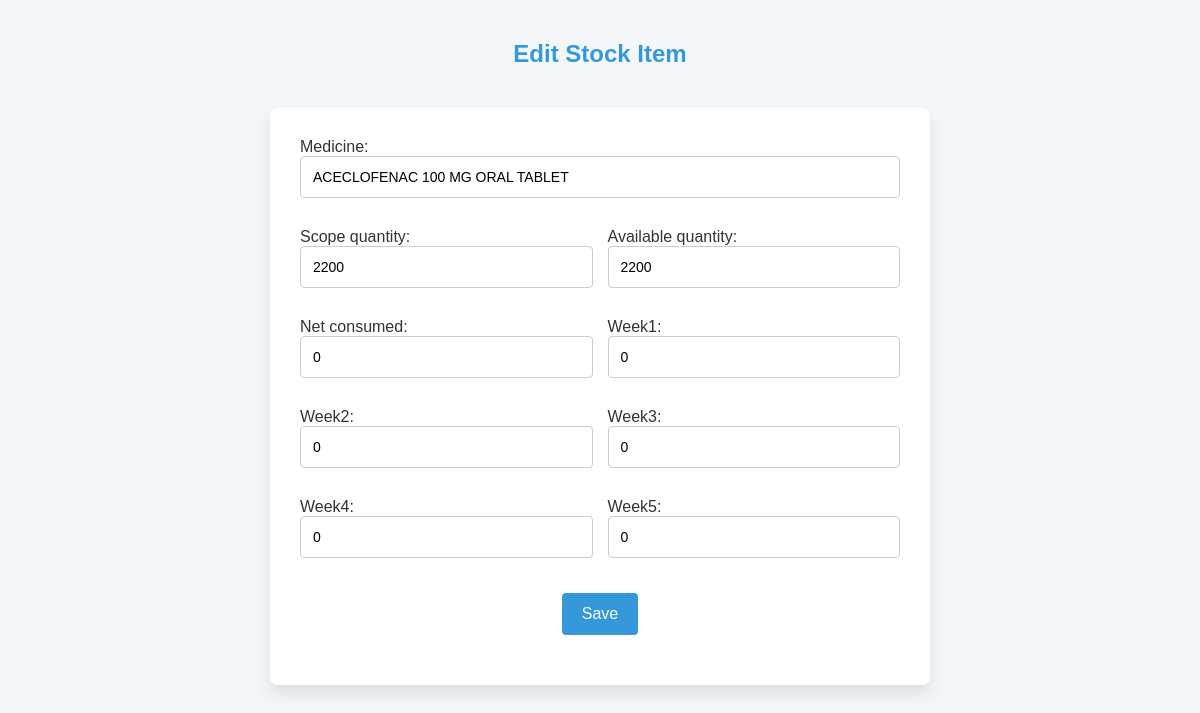
Page /edit/58/ on the committed database.
### stock_app/models.py (models this page shows, shortened)
class StockItem(models.Model):
    id = models.AutoField(primary_key=True)
    medicine  = models.CharField(max_length=100) #Medicine
    scope_quantity  = models.IntegerField() #SCOPE QUANTITY
    available_quantity  = models.IntegerField() #Avalaible Quantity
    net_consumed  = models.IntegerField() #NET CONSUMED
    week1 = models.IntegerField(default=0)
    week2 = models.IntegerField(default=0)
    week3 = models.IntegerField(default=0)
    week4 = models.IntegerField(default=0)
    week5 = models.IntegerField(default=0)
    total = models.IntegerField(default=0, editable=False)

### stock_app/views.py (the view)
# urls.py: path('edit/<int:pk>/', StockUpdateView.as_view(), name='stock-edit'),
class StockUpdateView(UpdateView):
    model = StockItem
    fields = ['medicine', 'scope_quantity', 'available_quantity', 'net_consumed', 'week1', 'week2', 'week3', 'week4', 'week5']
    template_name = 'stock_form.html'
    success_url = reverse_lazy('stock-list')

### templates/stock_form.html (shortened to what this page needs)
<!DOCTYPE html>
<html>
<head>
    {% load static %}
    <link rel="stylesheet" href="{% static 'css/stock_form.css' %}">
</head>
<body>
    <h2>{% if form.instance.pk %}Edit{% else %}Add{% endif %} Stock Item</h2>
    <form method="post">
        <div class="form-group">
            {% for field in form %}
                <div>
                    {{ field.label_tag }} {{ field }}
                </div>
            {% endfor %}
        </div>
        <button type="submit">Save</button>
    </form>
</body>
</html>

### static/css/stock_form.css (style rules this page uses)
body { font-family: 'Arial', sans-serif; background-color: #f4f7fa; margin: 0; padding: 0; color: #333; }
h2 { text-align: center; color: #3498db; font-size: 24px; margin-top: 40px; }
form { width: 50%; margin: 40px auto; background-color: #fff; padding: 30px; border-radius: 8px; box-shadow: 0 8px 16px rgba(0, 0, 0, 0.1); }
button[type="submit"] { display: block; margin: 20px auto; padding: 12px 20px; background-color: #3498db; color: white; border: none; border-radius: 4px; cursor: pointer; font-size: 16px; margin-top: 20px; transition: background-color 0.3s ease; }
input, select, textarea { font-size: 14px; width: 100%; padding: 12px; margin-bottom: 15px; border-radius: 4px; border: 1px solid #ccc; box-sizing: border-box; transition: border 0.3s ease; }
.form-group { display: flex; flex-wrap: wrap; gap: 15px; }
.form-group > div:first-child { flex: 100%; margin-right: 0; }
.form-group > div { flex:1 1 calc(50% - 15px); }
.form-group > div input, .form-group > div select, .form-group > div textarea { width: 100%; }

### rows in the picture
StockItem: form "ACECLOFENAC 100 MG ORAL TABLET" "2200" "2200" "0" "0" "0" "0" "0" "0"

### other values in the picture
{{ field.label_tag }} "Medicine:" "Scope quantity:" "Available quantity:" "Net consumed:" "Week1:" "Week2:" "Week3:" "Week4:" "Week5:"
